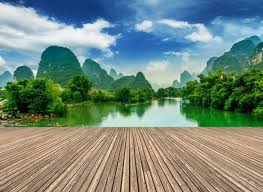
#> input picture basic exercices/data/1.jpeg, 263 x 192 px, given in place of the camera
$ python img-analises.py
#> lines starting #> are read from the running program, lines starting #| are printed output that depends on the picture; after the words box and inside, x2 and y2 are one past the last pixel; in counts of white or black regions, pixels touching at a corner belong together
#analise por cores
#apricar o blur
#transformações morfologica
#https://docs.opencv.org/master/d9/d61/tutorial_py_morphological_ops.html#gsc.tab=0

import cv2
import numpy as np

cap = cv2.VideoCapture(0)

while(1):
    _, frame = cap.read()  # _ valor necessário na função, mas não utilizado
#> frame is the input picture: shape (192, 263, 3); mean B, G, R 125.4, 137.1, 117.1
    hsv = cv2.cvtColor(frame, cv2.COLOR_BGR2HSV)
#> hsv: shape (192, 263, 3); mean H, S, V 58.7, 116.4, 157.8

    #hsv - hue saturation value

    lower_range = np.array([0,0,50])
    upper_range = np.array([255,255,180])

    mask = cv2.inRange(hsv, lower_range, upper_range)
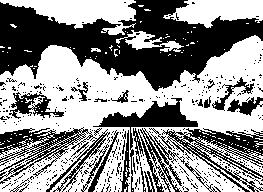
#> mask: shape (192, 263); 55.8% white; 397 black regions (372 under 20 px), largest, box (x1, y1, x2, y2) and area: (0, 0, 263, 91) 11765, (0, 127, 110, 192) 2410, (149, 128, 263, 192) 2170
    res = cv2.bitwise_and(frame,frame, mask= mask)

    cv2.imshow('frame',frame)
    cv2.imshow('mask',mask)
    cv2.imshow('res',res)

# o kernel faz a média dos pixels no caso pegamos uma janela 15x15
# e dividimos pelo total 15*15 =225

    kernel = np.ones((15,15),np.float32)/225
    smoothed = cv2.filter2D(res,-1,kernel)

    cv2.imshow('Original',frame)
    cv2.imshow('Averaging',smoothed)

    blur = cv2.GaussianBlur(res,(15,15),0)
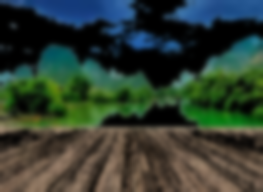
#> blur: shape (192, 263, 3); mean B, G, R 50.1, 61.8, 48.2
    cv2.imshow('Gaussian Blurring',blur)

    median = cv2.medianBlur(res,15)
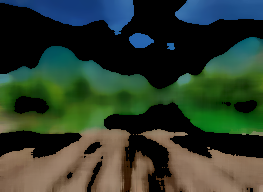
#> median: shape (192, 263, 3); mean B, G, R 44.4, 60, 45.2
    cv2.imshow('Median Blur',median)

    bilateral = cv2.bilateralFilter(res,15,75,75)
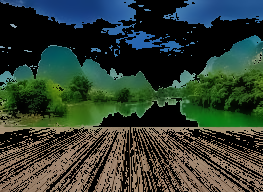
#> bilateral: shape (192, 263, 3); mean B, G, R 50, 61.7, 47.9
    cv2.imshow('bilateral Blur',bilateral)

# Erosion is where we will "erode" the edges, work with a slider (kernel).
# and if all of the pixels are white, then we get white, otherwise black. help eliminate some white noise.
# Dilation if the entire area isn't black, then it is converted to white


    kernel = np.ones((5,5),np.uint8)
    erosion = cv2.erode(mask,kernel,iterations = 1)
#> erosion: shape (192, 263); 21.8% white; 66 white regions (49 under 20 px), largest, box (x1, y1, x2, y2) and area: (0, 47, 160, 132) 4419, (3, 0, 134, 26) 1793, (165, 83, 263, 131) 1416
    dilation = cv2.dilate(mask,kernel,iterations = 1)
#> dilation: shape (192, 263); 81.8% white; 25 black regions (18 under 20 px), largest, box (x1, y1, x2, y2) and area: (98, 0, 263, 87) 4654, (0, 5, 114, 72) 3399, (104, 106, 195, 125) 872

    cv2.imshow('Erosion',erosion)
    cv2.imshow('Dilation',dilation)

# opening = erosion followed by dilation. - remove "false positives".
#i.e. in the background,  "noise."
# closing = Dilation followed by Erosio - remove the false negative
# It is useful in closing small holes inside the foreground objects, or small black points on the object.

    opening = cv2.morphologyEx(mask, cv2.MORPH_OPEN, kernel)
#> opening: shape (192, 263); 35.6% white; 37 white regions, largest, box (x1, y1, x2, y2) and area: (0, 45, 263, 134) 9234, (1, 0, 136, 28) 2251, (200, 36, 263, 98) 2037
    closing = cv2.morphologyEx(mask, cv2.MORPH_CLOSE, kernel)
#> closing: shape (192, 263); 73.6% white; 13 black regions (1 under 20 px), largest, box (x1, y1, x2, y2) and area: (0, 0, 263, 89) 10867, (102, 104, 197, 127) 1368, (216, 132, 254, 149) 305


    cv2.imshow('opening',opening)
    cv2.imshow('closing',closing)

# Morphological Gradient = difference between dilation and erosion of an image.
# The result will look like the outline of the object.

    gradient = cv2.morphologyEx(mask, cv2.MORPH_GRADIENT, kernel)
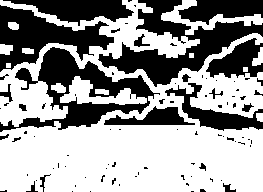
#> gradient: shape (192, 263); 60.1% white; 91 black regions (67 under 20 px), largest, box (x1, y1, x2, y2) and area: (98, 0, 263, 87) 4654, (0, 47, 160, 132) 4419, (0, 5, 114, 72) 3399
    cv2.imshow('morph',gradient)


    # It is the difference between input image and Opening of the image
    tophat = cv2.morphologyEx(mask, cv2.MORPH_TOPHAT, kernel)
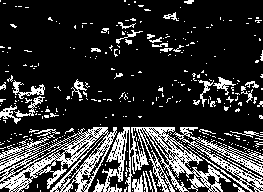
#> tophat: shape (192, 263); 20.2% white in thin lines or dots

    cv2.imshow('Tophat',tophat)

    # It is the difference between the closing of the input image and input image.
    blackhat = cv2.morphologyEx(mask, cv2.MORPH_BLACKHAT, kernel)
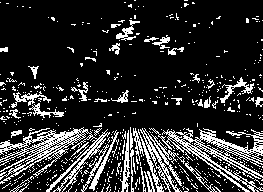
#> blackhat: shape (192, 263); 17.8% white in thin lines or dots

    cv2.imshow('Blackhat',blackhat)


    k = cv2.waitKey(5) & 0xFF
#> (key Esc is pressed here)
    if k == 27:
        break

cv2.destroyAllWindows()
cap.release()

$ run again, on basic exercices/data/bebe.jpeg
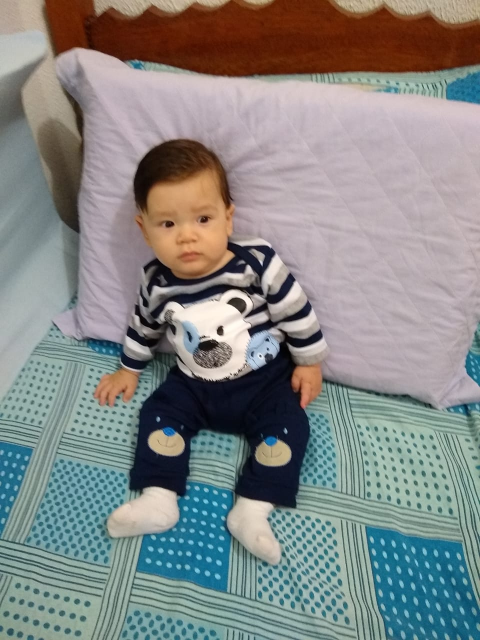
#> input picture basic exercices/data/bebe.jpeg, 960 x 1280 px, given in place of the camera (shown at 1/2 size)
#> frame is the input picture: shape (1280, 960, 3); mean B, G, R 133.1, 134.8, 132.2
#> hsv: shape (1280, 960, 3); mean H, S, V 92.1, 73.6, 149.9
#> `mask = cv2.inRange(hsv, lower_range, upper_range)`:
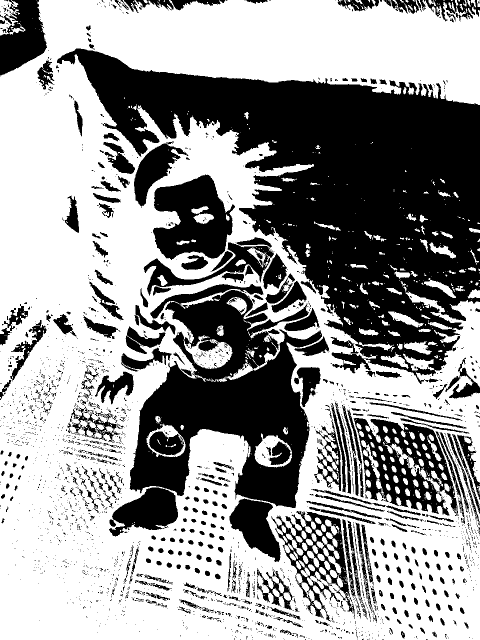
#> mask: shape (1280, 960) (shown at 1/2 size); 59.6% white; 2574 black regions (2111 under 20 px), largest, box (x1, y1, x2, y2) and area: (114, 97, 960, 768) 234156, (259, 568, 644, 1016) 83058, (707, 836, 917, 1032) 18616
#> erosion: shape (1280, 960); 43.4% white; 603 white regions (337 under 20 px), largest, box (x1, y1, x2, y2) and area: (0, 0, 960, 1280) 476882, (578, 605, 960, 962) 29197, (604, 571, 710, 707) 2871
#> dilation: shape (1280, 960); 71.6% white; 561 black regions (375 under 20 px), largest, box (x1, y1, x2, y2) and area: (123, 99, 960, 736) 201947, (262, 666, 640, 1014) 53466, (308, 352, 463, 516) 15187
#> opening: shape (1280, 960); 55.5% white; 1030 black regions (727 under 20 px), largest, box (x1, y1, x2, y2) and area: (112, 66, 960, 1124) 402449, (623, 802, 960, 1100) 43334, (543, 1014, 758, 1246) 20901
#> closing: shape (1280, 960); 64.2% white; 431 black regions (3 under 20 px), largest, box (x1, y1, x2, y2) and area: (114, 97, 960, 750) 227905, (260, 664, 642, 1016) 59376, (306, 350, 465, 518) 17534
#> gradient: shape (1280, 960); 28.2% white; 704 white regions (2 under 20 px), largest, box (x1, y1, x2, y2) and area: (110, 49, 960, 1157) 158492, (541, 1000, 841, 1280) 32608, (116, 713, 264, 936) 14489
#> tophat: shape (1280, 960); 4% white; 4007 white regions (3542 under 20 px), largest, box (x1, y1, x2, y2) and area: (680, 1039, 757, 1238) 1894, (680, 827, 711, 988) 1203, (929, 977, 960, 1078) 801
#> `blackhat = cv2.morphologyEx(mask, cv2.MORPH_BLACKHAT, kernel)`:
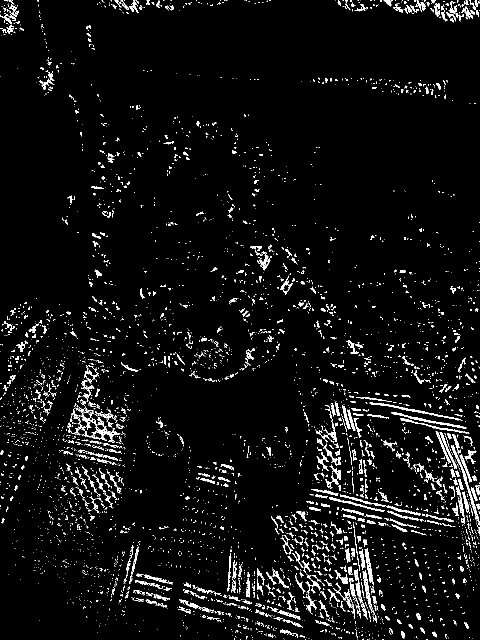
#> blackhat: shape (1280, 960) (shown at 1/2 size); 4.7% white in thin lines or dots

$ run again, on basic exercices/data/cachorro.jpeg
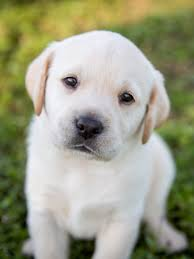
#> input picture basic exercices/data/cachorro.jpeg, 194 x 259 px, given in place of the camera
#> frame is the input picture: shape (259, 194, 3); mean B, G, R 133.1, 157.9, 156.8
#> hsv: shape (259, 194, 3); mean H, S, V 56.6, 66.3, 162.2
#> `mask = cv2.inRange(hsv, lower_range, upper_range)`:
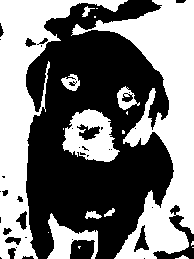
#> mask: shape (259, 194); 47.9% white; 19 white regions (9 under 20 px), largest, box (x1, y1, x2, y2) and area: (71, 0, 194, 259) 11419, (0, 0, 128, 259) 9093, (62, 109, 120, 162) 1825
#> erosion: shape (259, 194); 35.5% white; 19 white regions (12 under 20 px), largest, box (x1, y1, x2, y2) and area: (98, 0, 194, 251) 8506, (0, 0, 122, 259) 7026, (65, 112, 116, 160) 974
#> dilation: shape (259, 194); 60% white; 18 black regions (11 under 20 px), largest, box (x1, y1, x2, y2) and area: (28, 0, 171, 259) 19597, (72, 242, 92, 259) 244, (158, 253, 179, 259) 63
#> opening: shape (259, 194); 45.3% white; 12 white regions (1 under 20 px), largest, box (x1, y1, x2, y2) and area: (96, 0, 194, 259) 10529, (0, 0, 124, 259) 8766, (63, 110, 118, 162) 1630
#> closing: shape (259, 194); 49.8% white; 9 white regions (2 under 20 px), largest, box (x1, y1, x2, y2) and area: (71, 0, 194, 259) 11759, (0, 0, 128, 259) 9543, (62, 109, 120, 162) 1986
#> gradient: shape (259, 194); 24.5% white; 14 white regions (2 under 20 px), largest, box (x1, y1, x2, y2) and area: (1, 0, 194, 259) 8091, (60, 107, 122, 164) 1592, (45, 211, 100, 259) 953
#> tophat: shape (259, 194); 2.6% white in thin lines or dots
#> `blackhat = cv2.morphologyEx(mask, cv2.MORPH_BLACKHAT, kernel)`:
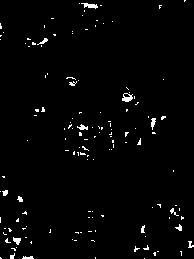
#> blackhat: shape (259, 194); 2% white in thin lines or dots
